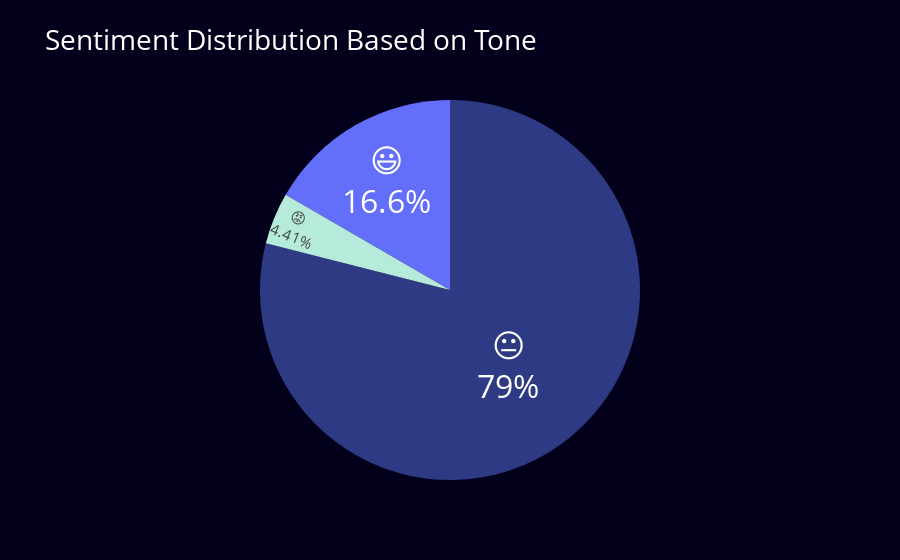

Notebook code for this chart:
### Code cell
import plotly.graph_objects as go

# Define function to map tone to emojis
def tone_to_emoji(tone):
    if tone > 2.35:
        return '😃'  # Positive sentiment
    elif tone > 2.25:
        return '😐'  # Neutral sentiment
    else:
        return '😡'  # Negative sentiment

# Apply the function to the DataFrame
df['tone_emoji'] = df['avg_tone'].apply(tone_to_emoji)

# Get the value counts for the sentiment emojis
emoji_labels = ['😡', '😐', '😃']
emoji_counts = df['tone_emoji'].value_counts().reindex(emoji_labels, fill_value=0)

# Create a pie chart with emojis as labels
fig = go.Figure(data=[go.Pie(
    labels=emoji_counts.index,  # Emojis as labels
    values=emoji_counts.values,
    text=emoji_counts.index,# Counts for each emoji
    textinfo='label+percent',
    textposition='inside',# Display both label and percentage
    insidetextorientation='auto',# Display on hover
    marker=dict(colors=['#B6EADA', '#2E3B84', '#03001Z']),
    textfont=dict(size=32)# Custom color scheme (can adjust)
)])

# Update layout for a cleaner look
fig.update_layout(
    title='Sentiment Distribution Based on Tone',
    showlegend=False,  # Hide legend since the emojis themselves act as labels
    font=dict(color='white', size=20),
    plot_bgcolor='#03001C',  # Dark background
    paper_bgcolor='#03001C'  # Dark background for the paper as well
)

# Show the plot
fig.show()

### Figure 1 — Plotly figure (JSON) as saved in the notebook; plotly's stock layout.template omitted (floating-point values rounded to 4 significant figures)
{"data": [{"insidetextorientation": "auto", "labels": ["😡", "😐", "😃"], "marker": {"colors": ["#B6EADA", "#2E3B84", "#03001Z"]}, "text": ["😡", "😐", "😃"], "textfont": {"size": 32}, "textinfo": "label+percent", "textposition": "inside", "type": "pie", "values": [22, 394, 83]}], "layout": {"font": {"color": "white", "size": 20}, "paper_bgcolor": "#03001C", "plot_bgcolor": "#03001C", "showlegend": false, "title": {"text": "Sentiment Distribution Based on Tone"}}}
